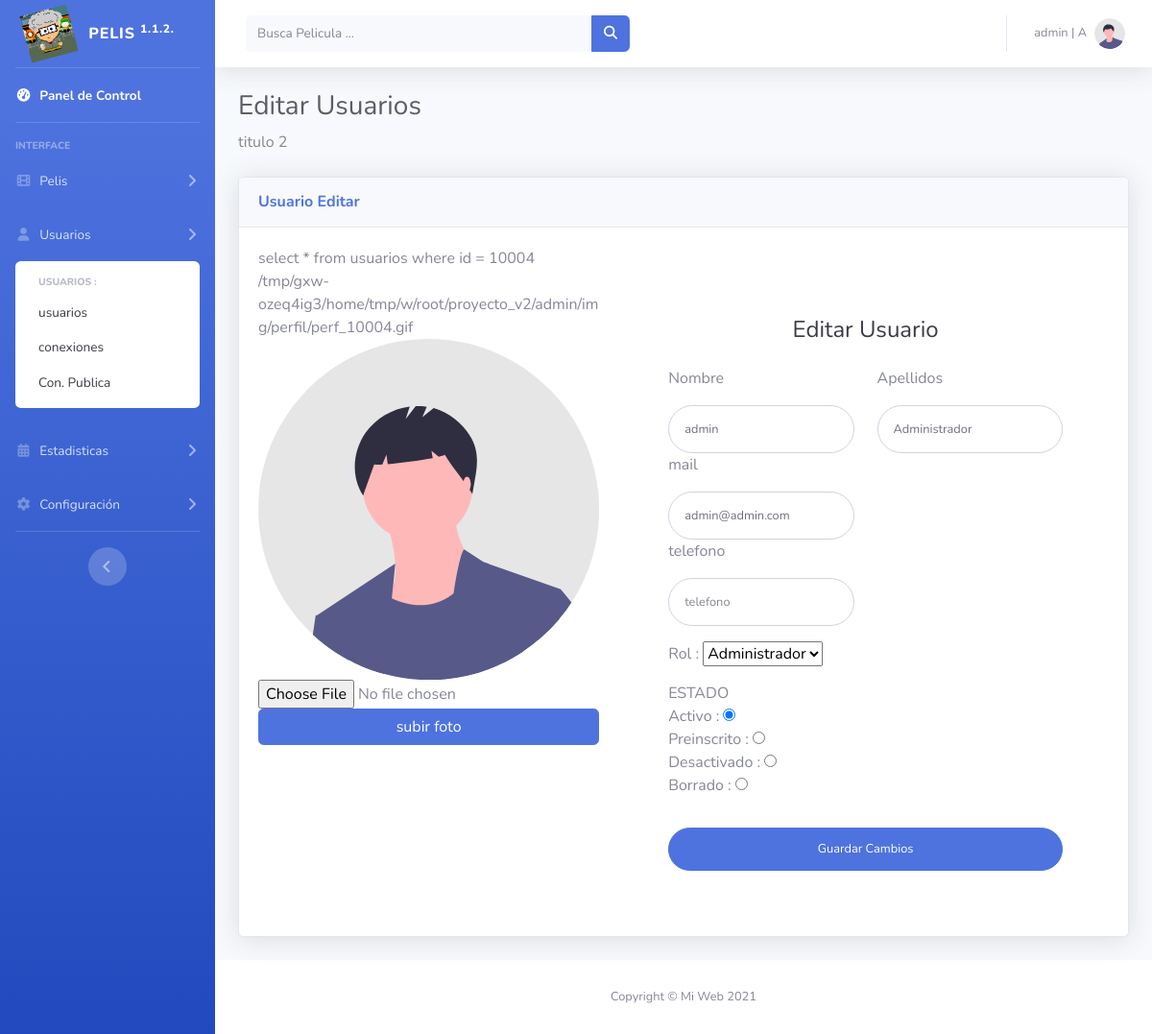
The page /admin/usuarios_editar.php?id=10004 (signed in) on the database its author committed.
### tables this page shows
CREATE TABLE `usuarios` (
  `id` bigint(11) NOT NULL,
  `nombre` varchar(50) NOT NULL,
  `apellidos` varchar(255) NOT NULL,
  `mail` varchar(250) NOT NULL,
  `usuario` varchar(30) NOT NULL,
  `password` varchar(20) NOT NULL,
  `telefono` varchar(20) NOT NULL,
  `rol` enum('A','I','U','E') NOT NULL COMMENT 'A : Administrador U : usuario  I : invitado E: Editor',
  `estado` enum('A','P','B','D') NOT NULL COMMENT 'A : Activo P: Preinscrito D: Desactivado B: Borrado',
  `token` varchar(255) NOT NULL,
  `imagen` varchar(255) DEFAULT NULL,
  `boletin` char(1) DEFAULT NULL,
  `creado` bigint(20) NOT NULL COMMENT 'fecha creacion',
  `modificado` bigint(20) NOT NULL COMMENT 'fecha ultima modificacion'
);

### admin/inc_config.php (called while the page is built, shortened)
<?php
$sitioRutaLocal = '/proyecto_v2/';
$rutaImagenesPerfil='admin/img/perfil/';

### admin/usuarios_editar.php (the view, shortened to what this page needs)
<?php include("inc_session.php"); ?>
<?php include("inc_config.php");?>
<!DOCTYPE html>
<html lang="es">
<head>
    <?php
    include("inc_head.php");
    ?>
</head>
<body id="page-top">
    <div id="wrapper">
        <?php include("inc_sidebar.php");?>
        <div id="content-wrapper" class="d-flex flex-column">
            <div id="content">
                <?php include("inc_topbar.php");?>
<div class="container-fluid">
<h1 class="h3 mb-2 text-gray-800">Editar Usuarios</h1>
<p class="mb-4">titulo 2</p>
<div class="card shadow mb-4">
    <div class="card-header py-3">
        <h6 class="m-0 font-weight-bold text-primary">Usuario Editar </h6>
    </div>
    <div class="card-body">
    <?php
    include("inc_conexion_peliculas.php");
    if ($_POST){
        $id = $_POST['id'];
        $nombre = mysqli_real_escape_string($conpel,$_POST['nombre']);
        $apellidos = mysqli_real_escape_string($conpel,$_POST['apellidos']);
        $mail = mysqli_real_escape_string($conpel,$_POST['mail']);
        $telefono = mysqli_real_escape_string($conpel,$_POST['telefono']);
        $estado = mysqli_real_escape_string($conpel,$_POST['estado']);
        $rol = mysqli_real_escape_string($conpel,$_POST['rol']);
        echo $query =
        "UPDATE usuarios
        SET nombre= '$nombre',
            apellidos= '$apellidos',
            mail= '$mail',
            telefono='$telefono',
            estado= '$estado',
            rol = '$rol'
        WHERE id=$id";
        $resultado = mysqli_query($conpel,$query);
        if (!$resultado){
            echo "<p>Error en la actualización <br> $query</p>";
        }
    } else {
        $id=$_GET['id'];
    }
    echo  $query = "select * from usuarios where id = $id";
    $resultado = mysqli_query($conpel,$query);
    if(mysqli_num_rows($resultado)!=0){
        $fila = mysqli_fetch_assoc($resultado);
        $nombre = $fila['nombre'];
        $apellidos = $fila['apellidos'];
        $mail = $fila['mail'];
        $telefono = $fila['telefono'];
        $estado = $fila['estado'];
        $rol = $fila['rol'];
    }
     ?>
<div class="card-body p-0">
                <div class="row">
                    <div class="col-lg-5 d-none d-lg-block ">
                    <?php
                    echo $ficheroPerfil = $_SERVER['DOCUMENT_ROOT'].$sitioRutaLocal.$rutaImagenesPerfil . 'perf_'.$id.'.gif';
                    if (file_exists( $ficheroPerfil))
                    {
                        $imagenPerfil = 'img/perfil/'. 'perf_'.$id.'.gif';
                    } else {
                        $imagenPerfil = 'img/perfil/undraw_profile.svg';
                    }
                    ?>
                        <img src="<?php echo $imagenPerfil;  ?>"  />
                        <form name="formfoto" action="usuario_subir_foto.php"
                        method="POST"
                        enctype="multipart/form-data">
                            <input type="file" name="imagen" >
                            <input type="submit" class="btn btn-primary btn-user btn-block" value="subir foto">
                        </form>
                    </div>
                    <div class="col-lg-7">
                        <div class="p-5">
                            <div class="text-center">
                                <h1 class="h4 text-gray-900 mb-4">Editar Usuario</h1>
                            </div>
                            <form class="user" method="POST" action="" >
                                <div class="form-group row">
                                    <div class="col-sm-6 mb-3 mb-sm-0">
                                        <p>Nombre</p>
                                        <input type="text" class="form-control form-control-user" id="nombre" name="nombre"
                                            placeholder="nombre" value="<?php echo $nombre;?>">
                                    </div>
                                    <div class="col-sm-6 mb-3 mb-sm-0">
                                        <p>Apellidos</p>
                                        <input type="text" class="form-control form-control-user" id="apellidos" name="apellidos"
                                            placeholder="apellidos" value="<?php echo $apellidos;?>">
                                    </div>
                                    <div class="col-sm-6 mb-3 mb-sm-0">
                                        <p>mail</p>
                                        <input type="text" class="form-control form-control-user" id="mail" name="mail"
                                            placeholder="mail" value="<?php echo $mail;?>">
                                        <p>telefono</p>
                                        <input type="text" class="form-control form-control-user" id="telefono" name="telefono"
                                            placeholder="telefono" value="<?php echo $telefono;?>">
                                    </div>
                                </div>
                                <div class="form-group">
                                <p>Rol :
                                    <SELECT  name="rol">
                                        <OPTION value="A" <?php if ($rol== 'A' ) {echo 'SELECTED';}?> >Administrador</OPTION>
                                    </SELECT>
                                <fieldset value="ESTADO">
                                <P>ESTADO<br>
                                    Activo : <INPUT type="radio" name="estado" value="A" <?php if($estado=='A'){echo 'CHECKED';}?>><br/>
                                    Preinscrito : <INPUT type="radio" name="estado" value="P" <?php if($estado=='P'){echo 'CHECKED';}?>><br/>
                                    Desactivado : <INPUT type="radio" name="estado" value="D" <?php if($estado=='D'){echo 'CHECKED';}?>><br/>
                                    Borrado : <INPUT type="radio" name="estado" value="B" <?php if($estado=='B'){echo 'CHECKED';}?>><br>
                                </fieldset>
                                </div>
                                <input type="submit"  class="btn btn-primary btn-user btn-block" value="Guardar Cambios">
                            </form>
                        </div>
                    </div>
                </div>
            </div>
    </div>
</div>
</div>
</div>
            <?php include("inc_footer.php");?>
        </div>
    </div>
</body>
</html>

### rows shown on the page
usuarios: nombre "admin", apellidos "Administrador", mail "admin@admin.com", estado "☑"

### other values the page prints
$CFGP['version'] "1.1.2."
$usuario "admin"
$rol "A"
$query = "select * from usuarios where id = $id" "select * from usuarios where id = 10004"
